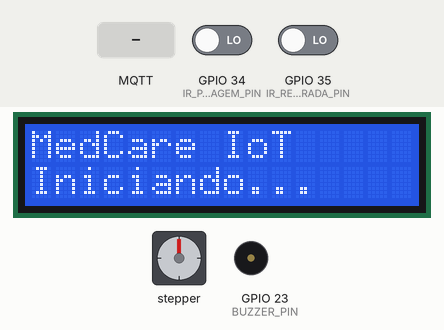
Recording of a sketch running on a simulated ESP32. On the bench: stepper motor, 16×2 character LCD, buzzer (waves = sounding). Wiring (inferred from the names in the program): stepper motor (2048 steps per turn assumed): coils GPIO 17, GPIO 5, GPIO 18, GPIO 19. The inputs (shaded band) are chosen by the test bench; at power-on: GPIO 34 (IR_PASSAGEM_PIN) LOW, GPIO 35 (IR_RETIRADA_PIN) LOW. WiFi joins after 1.5 s; servers stay silent unless stated; no MQTT or app messages arrive unless stated; what the sketch prints to the serial monitor is not drawn.

Above: at 0.7 s.
At 6.4 s:
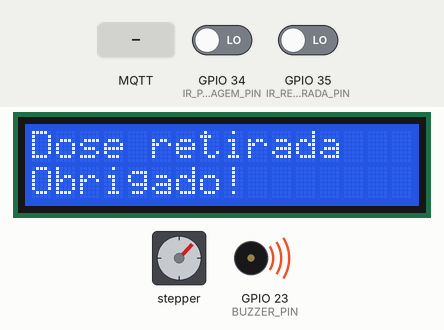
6.5 s: GPIO 34 (IR_PASSAGEM_PIN) driven HIGH
At 8.1 s:
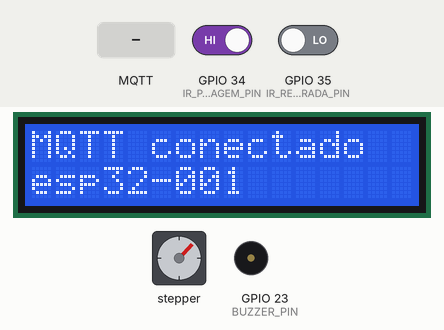
8.5 s: GPIO 34 (IR_PASSAGEM_PIN) driven LOW
At 8.61 s:
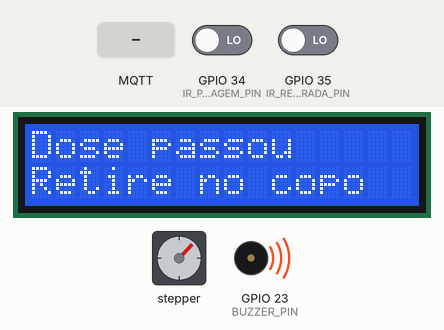
10.8 s: GPIO 35 (IR_RETIRADA_PIN) driven HIGH
At 12.4 s:
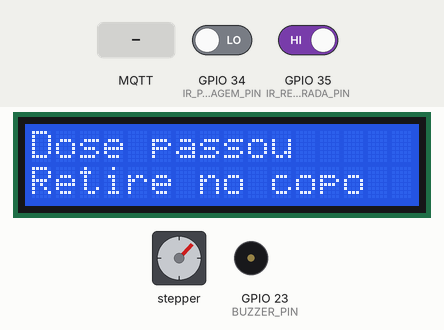
12.7 s: MQTT message "BUZZER_TEST" arrives on the first subscribed topic
14.2 s: MQTT message "RELEASE_DOSE" arrives on the first subscribed topic
15.7 s: GPIO 35 (IR_RETIRADA_PIN) driven LOW
At 15.83 s:
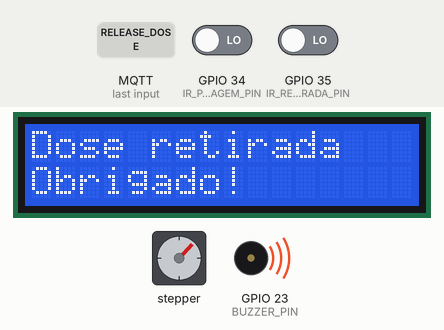
Timing chart, 0 to 18.7 s (numbered marks = the images above; inputs shaded):
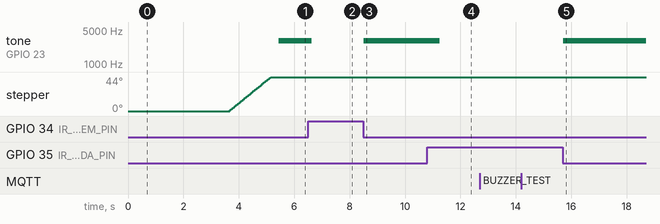

Measured:
- after the input at 6.5 s, tone on GPIO 23 (BUZZER_PIN): 3000 Hz → silent after 0.14 s; the display: first differs from a run without the input after 0.58 s (image 2)
- after the input at 8.5 s, tone on GPIO 23 (BUZZER_PIN): silent → 3000 Hz at once; the display: changes at once (image 3)
- after the input at 10.8 s, tone on GPIO 23 (BUZZER_PIN): 3000 Hz → silent after 0.46 s
- after the input at 12.7 s, every drawn part: stays the same
- after the input at 14.2 s, every drawn part: stays the same
- after the input at 15.7 s, tone on GPIO 23 (BUZZER_PIN): silent → 3000 Hz at once; the display: changes at once (image 5)
- what the display in image 0 shows lasts 3.0 s, from 0.6 s to 3.6 s

The sketch:

medcare_esp32_dispenser.ino
```cpp
// ============================================================================
// MedCare IoT - ESP32 + 28BYJ-48 + 2 IR + Buzzer + LCD I2C + MQTT
// ============================================================================
//
// Ligações usadas:
//
// MOTOR / DRIVER:
// GPIO17 -> IN1
// GPIO5  -> IN2
// GPIO18 -> IN3
// GPIO19 -> IN4
//
// Driver VCC -> +5V da fonte externa
// Driver GND -> GND da fonte externa
// Driver GND -> GND do ESP32
//
// IR1:
// VCC -> 3V3
// GND -> GND
// OUT -> GPIO34
//
// IR2:
// VCC -> 3V3
// GND -> GND
// OUT -> GPIO35
//
// Buzzer:
// + -> GPIO23
// - -> GND
//
// LCD I2C:
// SDA -> GPIO21
// SCL -> GPIO22
// VCC -> 3V3 ou 5V
// GND -> GND
//
// ============================================================================

#include <WiFi.h>
#include <PubSubClient.h>
#include <ArduinoJson.h>
#include <Wire.h>
#include <LiquidCrystal_I2C.h>

// ============================================================================
// WI-FI E MQTT
// ============================================================================

const char* WIFI_SSID = "CLARO_2GF963B4";
const char* WIFI_PASSWORD = "1FF963B4";

const char* MQTT_HOST = "broker.hivemq.com";
const int MQTT_PORT = 1883;

const char* MQTT_TOPIC_PREFIX = "medcare/abp4/grupo01";
const char* DEVICE_CODE = "esp32-001";

// ============================================================================
// PINOS
// ============================================================================

// Ordem ajustada conforme seu teste físico.
// Seu motor funcionou com IN1/IN4 e IN2/IN3 trocados.
#define MOTOR_IN1 17
#define MOTOR_IN2 5
#define MOTOR_IN3 18
#define MOTOR_IN4 19

#define IR_PASSAGEM_PIN 34
#define IR_RETIRADA_PIN 35

#define BUZZER_PIN 23

// LCD I2C.
// Se não funcionar com 0x27, troque para 0x3F.
LiquidCrystal_I2C lcd(0x27, 16, 2);

// ============================================================================
// CONFIGURAÇÕES
// ============================================================================

// 28BYJ-48 em meio passo costuma usar ~4096 passos por volta.
#define STEPS_PER_REVOLUTION 4096

// Seu disco tem 8 posições.
#define NUM_COMPARTIMENTOS 8

// Cada compartimento corresponde a 1/8 de volta.
#define STEPS_PER_COMPARTMENT (STEPS_PER_REVOLUTION / NUM_COMPARTIMENTOS)

// Se o motor vibrar ou perder força, aumente para 4, 5, 6 ou 8.
#define STEP_DELAY_MS 3

// A maioria dos sensores IR fica LOW quando detecta.
// Se ficar invertido, troque LOW por HIGH.
#define IR_DETECTED_LEVEL LOW

#define IR_DEBOUNCE_MS 250
#define BUZZER_TIME_MS 350

#define WIFI_RETRY_INTERVAL_MS 5000
#define MQTT_RETRY_INTERVAL_MS 5000
#define HEARTBEAT_INTERVAL_MS 10000

// true = ao ligar, o motor gira 1 compartimento para teste.
// false = motor só gira por comando MQTT.
#define ENABLE_STARTUP_MOTOR_TEST true

// ============================================================================
// SEQUÊNCIA DO MOTOR
// ============================================================================

int stepSequence[8][4] = {
  {1, 0, 0, 0},
  {1, 1, 0, 0},
  {0, 1, 0, 0},
  {0, 1, 1, 0},
  {0, 0, 1, 0},
  {0, 0, 1, 1},
  {0, 0, 0, 1},
  {1, 0, 0, 1}
};

// ============================================================================
// ESTADOS
// ============================================================================

WiFiClient wifiClient;
PubSubClient mqttClient(wifiClient);

bool aguardandoRetirada = false;
bool buzzerLigado = false;

unsigned long buzzerInicioMs = 0;
unsigned long lastWifiTryMs = 0;
unsigned long lastMqttTryMs = 0;
unsigned long lastHeartbeatMs = 0;
unsigned long lastIrPassagemMs = 0;
unsigned long lastIrRetiradaMs = 0;
unsigned long eventSequence = 0;

int currentCompartment = 1;

// ============================================================================
// LCD
// ============================================================================

void showLcd(String line1, String line2) {
  lcd.clear();

  lcd.setCursor(0, 0);
  lcd.print(line1.substring(0, 16));

  lcd.setCursor(0, 1);
  lcd.print(line2.substring(0, 16));
}

// ============================================================================
// MOTOR
// ============================================================================

void setMotorStep(int index) {
  digitalWrite(MOTOR_IN1, stepSequence[index][0]);
  digitalWrite(MOTOR_IN2, stepSequence[index][1]);
  digitalWrite(MOTOR_IN3, stepSequence[index][2]);
  digitalWrite(MOTOR_IN4, stepSequence[index][3]);
}

void desligarMotor() {
  digitalWrite(MOTOR_IN1, LOW);
  digitalWrite(MOTOR_IN2, LOW);
  digitalWrite(MOTOR_IN3, LOW);
  digitalWrite(MOTOR_IN4, LOW);
}

void girarPassos(int passos, bool horario) {
  for (int i = 0; i < passos; i++) {
    int index;

    if (horario) {
      index = i % 8;
    } else {
      index = 7 - (i % 8);
    }

    setMotorStep(index);
    delay(STEP_DELAY_MS);
  }

  desligarMotor();
}

void girarUmCompartimento() {
  Serial.println("[MOTOR] Girando 1 compartimento.");

  showLcd("Liberando dose", "Motor girando");

  girarPassos(STEPS_PER_COMPARTMENT, true);

  currentCompartment++;

  if (currentCompartment > NUM_COMPARTIMENTOS) {
    currentCompartment = 1;
  }

  Serial.print("[MOTOR] Compartimento atual: ");
  Serial.println(currentCompartment);

  showLcd("Dose liberada", "Aguardando IR1");
}

void girarParaCompartimento(int targetCompartment) {
  if (targetCompartment < 1 || targetCompartment > NUM_COMPARTIMENTOS) {
    girarUmCompartimento();
    return;
  }

  int delta = targetCompartment - currentCompartment;

  if (delta < 0) {
    delta += NUM_COMPARTIMENTOS;
  }

  Serial.print("[MOTOR] Indo do compartimento ");
  Serial.print(currentCompartment);
  Serial.print(" para ");
  Serial.println(targetCompartment);

  showLcd("Movendo para", "Comp " + String(targetCompartment));

  girarPassos(delta * STEPS_PER_COMPARTMENT, true);

  currentCompartment = targetCompartment;

  showLcd("Dose liberada", "Aguardando IR1");
}

// ============================================================================
// BUZZER
// ============================================================================

void ligarBuzzer() {
  tone(BUZZER_PIN, 3000);
  buzzerLigado = true;
  buzzerInicioMs = millis();
}

void desligarBuzzerSeNecessario() {
  if (buzzerLigado && millis() - buzzerInicioMs >= BUZZER_TIME_MS) {
    noTone(BUZZER_PIN);
    buzzerLigado = false;
  }
}

// ============================================================================
// MQTT - TÓPICOS
// ============================================================================

String topicEvents() {
  return String(MQTT_TOPIC_PREFIX) + "/" + DEVICE_CODE + "/events";
}

String topicStatus() {
  return String(MQTT_TOPIC_PREFIX) + "/" + DEVICE_CODE + "/status";
}

String topicCommands() {
  return String(MQTT_TOPIC_PREFIX) + "/" + DEVICE_CODE + "/commands";
}

// ============================================================================
// MQTT - PUBLICAÇÃO
// ============================================================================

void publishJson(String topic, JsonDocument& doc, bool retained = false) {
  if (!mqttClient.connected()) {
    Serial.println("[MQTT] Nao conectado. Publicacao ignorada.");
    return;
  }

  String payload;
  serializeJson(doc, payload);

  bool ok = mqttClient.publish(topic.c_str(), payload.c_str(), retained);

  Serial.print("[MQTT] Publicando em ");
  Serial.print(topic);
  Serial.print(" -> ");
  Serial.println(ok ? "OK" : "FALHOU");

  Serial.println(payload);
}

void publishEvent(const char* type, const char* message) {
  StaticJsonDocument<512> doc;

  doc["deviceCode"] = DEVICE_CODE;
  doc["type"] = type;
  doc["message"] = message;
  doc["sequence"] = ++eventSequence;
  doc["millis"] = millis();
  doc["currentCompartment"] = currentCompartment;
  doc["aguardandoRetirada"] = aguardandoRetirada;
  doc["irPassagem"] = digitalRead(IR_PASSAGEM_PIN);
  doc["irRetirada"] = digitalRead(IR_RETIRADA_PIN);

  publishJson(topicEvents(), doc, false);
}

void publishStatus(const char* message) {
  StaticJsonDocument<512> doc;

  doc["deviceCode"] = DEVICE_CODE;
  doc["status"] = "ONLINE";
  doc["message"] = message;
  doc["millis"] = millis();
  doc["currentCompartment"] = currentCompartment;
  doc["aguardandoRetirada"] = aguardandoRetirada;
  doc["irPassagem"] = digitalRead(IR_PASSAGEM_PIN);
  doc["irRetirada"] = digitalRead(IR_RETIRADA_PIN);
  doc["freeHeap"] = ESP.getFreeHeap();

  publishJson(topicStatus(), doc, true);
}

// ============================================================================
// SENSORES IR
// ============================================================================

void processarIrPassagem() {
  int leitura = digitalRead(IR_PASSAGEM_PIN);

  if (leitura != IR_DETECTED_LEVEL) {
    return;
  }

  if (millis() - lastIrPassagemMs < IR_DEBOUNCE_MS) {
    return;
  }

  lastIrPassagemMs = millis();

  if (aguardandoRetirada) {
    return;
  }

  Serial.println("[IR1] Dose passou pelo dispenser.");

  aguardandoRetirada = true;

  ligarBuzzer();
  showLcd("Dose passou", "Retire no copo");

  publishEvent("DOSE_PASSED_DISPENSER", "Sensor IR 1 detectou passagem da dose.");
  publishEvent("DOSE_WAITING_REMOVAL", "Dose aguardando retirada.");
  publishStatus("Dose passou pelo dispenser; aguardando retirada.");
}

void processarIrRetirada() {
  int leitura = digitalRead(IR_RETIRADA_PIN);

  if (leitura != IR_DETECTED_LEVEL) {
    return;
  }

  if (millis() - lastIrRetiradaMs < IR_DEBOUNCE_MS) {
    return;
  }

  lastIrRetiradaMs = millis();

  if (!aguardandoRetirada) {
    Serial.println("[IR2] Movimento detectado, mas nao havia dose aguardando.");
    return;
  }

  Serial.println("[IR2] Dose retirada do recipiente.");

  aguardandoRetirada = false;

  ligarBuzzer();
  showLcd("Dose retirada", "Obrigado!");

  publishEvent("DOSE_REMOVED_FROM_RECIPIENT", "Sensor IR 2 detectou retirada.");
  publishStatus("Dose retirada do recipiente.");
}

// ============================================================================
// COMANDOS MQTT
// ============================================================================

void handleMqttMessage(char* topic, byte* payload, unsigned int length) {
  String body;

  for (unsigned int i = 0; i < length; i++) {
    body += (char)payload[i];
  }

  Serial.print("[MQTT] Comando recebido em ");
  Serial.print(topic);
  Serial.print(": ");
  Serial.println(body);

  StaticJsonDocument<512> doc;
  DeserializationError err = deserializeJson(doc, body);

  if (err) {
    Serial.println("[MQTT] JSON invalido no comando.");
    return;
  }

  const char* type = doc["type"] | "";

  if (strcmp(type, "BUZZER_TEST") == 0) {
    ligarBuzzer();
    showLcd("Teste buzzer", "MQTT");
    publishEvent("BUZZER_TEST_EXECUTED", "Buzzer testado via MQTT.");
    return;
  }

  if (strcmp(type, "RELEASE_DOSE") == 0) {
    int compartment = doc["compartment"] | 0;

    if (compartment >= 1 && compartment <= NUM_COMPARTIMENTOS) {
      girarParaCompartimento(compartment);
    } else {
      girarUmCompartimento();
    }

    publishEvent("DOSE_RELEASE_COMMAND_EXECUTED", "Motor executou liberacao de dose.");
    return;
  }

  if (strcmp(type, "CONFIRM_REMOVAL") == 0) {
    aguardandoRetirada = false;

    ligarBuzzer();
    showLcd("Retirada", "confirmada app");

    publishEvent("DOSE_REMOVED_FROM_RECIPIENT", "Retirada confirmada pelo aplicativo.");
    publishStatus("Retirada confirmada pelo aplicativo.");
    return;
  }

  Serial.println("[MQTT] Comando desconhecido.");
}

// ============================================================================
// WI-FI
// ============================================================================

void ensureWifiConnected() {
  static bool wifiStartRequested = false;
  static unsigned long wifiStartRequestedAt = 0;

  if (WiFi.status() == WL_CONNECTED) {
    if (wifiStartRequested) {
      Serial.println("[WiFi] Conectado.");
      Serial.print("[WiFi] IP: ");
      Serial.println(WiFi.localIP());

      showLcd("WiFi conectado", WiFi.localIP().toString());
    }

    wifiStartRequested = false;
    return;
  }

  if (wifiStartRequested && millis() - wifiStartRequestedAt < 15000) {
    return;
  }

  if (millis() - lastWifiTryMs < WIFI_RETRY_INTERVAL_MS) {
    return;
  }

  lastWifiTryMs = millis();
  wifiStartRequested = true;
  wifiStartRequestedAt = millis();

  Serial.print("[WiFi] Tentando conectar em: ");
  Serial.println(WIFI_SSID);

  showLcd("Conectando WiFi", WIFI_SSID);

  WiFi.mode(WIFI_STA);
  WiFi.disconnect(false);
  delay(200);
  WiFi.begin(WIFI_SSID, WIFI_PASSWORD);
}

// ============================================================================
// MQTT - CONEXÃO
// ============================================================================

void ensureMqttConnected() {
  if (WiFi.status() != WL_CONNECTED) {
    return;
  }

  if (mqttClient.connected()) {
    return;
  }

  if (millis() - lastMqttTryMs < MQTT_RETRY_INTERVAL_MS) {
    return;
  }

  lastMqttTryMs = millis();

  String clientId = String("medcare-") + DEVICE_CODE + "-" + String((uint32_t)ESP.getEfuseMac(), HEX);

  Serial.print("[MQTT] Conectando em ");
  Serial.print(MQTT_HOST);
  Serial.print(":");
  Serial.println(MQTT_PORT);

  showLcd("Conectando MQTT", MQTT_HOST);

  bool connected = mqttClient.connect(clientId.c_str());

  if (!connected) {
    Serial.print("[MQTT] Falha. Estado: ");
    Serial.println(mqttClient.state());

    showLcd("MQTT falhou", "state " + String(mqttClient.state()));
    return;
  }

  Serial.println("[MQTT] Conectado.");

  showLcd("MQTT conectado", DEVICE_CODE);

  mqttClient.subscribe(topicCommands().c_str());

  Serial.print("[MQTT] Inscrito em: ");
  Serial.println(topicCommands());

  publishStatus("ESP32 conectado ao MQTT.");
}

// ============================================================================
// SETUP
// ============================================================================

void setup() {
  Serial.begin(115200);
  delay(500);

  pinMode(MOTOR_IN1, OUTPUT);
  pinMode(MOTOR_IN2, OUTPUT);
  pinMode(MOTOR_IN3, OUTPUT);
  pinMode(MOTOR_IN4, OUTPUT);

  pinMode(IR_PASSAGEM_PIN, INPUT);
  pinMode(IR_RETIRADA_PIN, INPUT);
  pinMode(BUZZER_PIN, OUTPUT);

  desligarMotor();
  digitalWrite(BUZZER_PIN, LOW);

  Wire.begin(21, 22);

  lcd.init();
  lcd.backlight();
  showLcd("MedCare IoT", "Iniciando...");

  WiFi.mode(WIFI_STA);
  WiFi.setSleep(false);

  mqttClient.setServer(MQTT_HOST, MQTT_PORT);
  mqttClient.setCallback(handleMqttMessage);
  mqttClient.setBufferSize(1024);

  Serial.println("==========================================");
  Serial.println("MedCare IoT iniciado.");
  Serial.println("Comandos MQTT aceitos:");
  Serial.println("{\"type\":\"BUZZER_TEST\"}");
  Serial.println("{\"type\":\"RELEASE_DOSE\"}");
  Serial.println("{\"type\":\"RELEASE_DOSE\", \"compartment\": 3}");
  Serial.println("{\"type\":\"CONFIRM_REMOVAL\"}");
  Serial.println("==========================================");

  ensureWifiConnected();

  if (ENABLE_STARTUP_MOTOR_TEST) {
    delay(3000);

    Serial.println("[TESTE] Girando motor automaticamente ao iniciar.");

    girarUmCompartimento();

    publishEvent("STARTUP_MOTOR_TEST_EXECUTED", "Motor girou automaticamente no inicio.");
  }
}

// ============================================================================
// LOOP
// ============================================================================

void loop() {
  ensureWifiConnected();
  ensureMqttConnected();

  if (mqttClient.connected()) {
    mqttClient.loop();
  }

  processarIrPassagem();
  processarIrRetirada();
  desligarBuzzerSeNecessario();

  if (mqttClient.connected() && millis() - lastHeartbeatMs >= HEARTBEAT_INTERVAL_MS) {
    lastHeartbeatMs = millis();
    publishStatus("Heartbeat do ESP32.");
  }

  delay(20);
}
```
